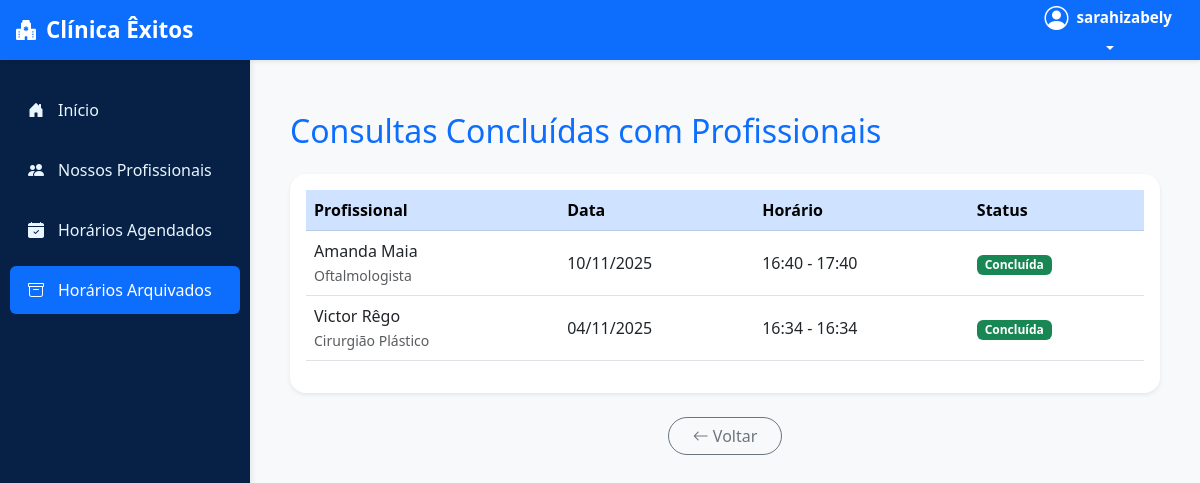
Page /usuarios/horarios/arquivados/ (signed in) on the earlier database version.
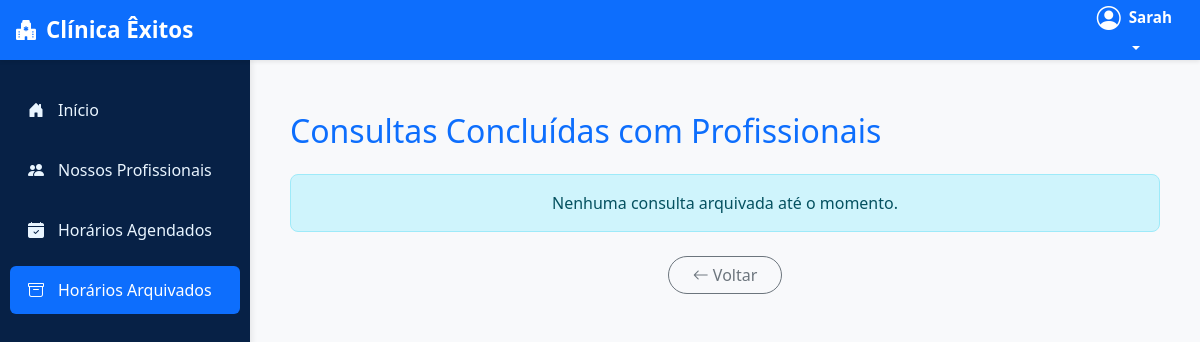
Same page on the later database version.
### usuarios/models.py (models this page shows, shortened)
class UsuarioAdaptado(AbstractUser):
    cpf = models.CharField(max_length=11, unique=True, verbose_name="CPF")
    nome_cidade = models.CharField(max_length=100, blank=True, null=True)
    endereco = models.CharField(max_length=255, blank=True, null=True)
    nome_bairro = models.CharField(max_length=100, blank=True, null=True)
    data_nascimento = models.DateField(blank=True, null=True)
    foto_perfil = models.ImageField(upload_to='perfil/', null=True, blank=True, verbose_name="Foto de Perfil")
    is_professional = models.BooleanField(default=False)
    especializacao = models.CharField(max_length=255, blank=True, null=True, verbose_name="Especialização")
    crm = models.CharField(max_length=50, blank=True, null=True, verbose_name="CRM")
    telefone_contato = models.CharField(max_length=20, blank=True, null=True, verbose_name="Telefone de Contato")
    email_profissional = models.EmailField(blank=True, null=True, verbose_name="E-mail Profissional")
    biografia = models.TextField(blank=True, null=True, verbose_name="Biografia")

class Agendamento(models.Model):
    paciente = models.ForeignKey(
        settings.AUTH_USER_MODEL,
        on_delete=models.CASCADE,
        related_name='agendamentos_paciente'
    )
    profissional = models.ForeignKey(
        settings.AUTH_USER_MODEL,
        on_delete=models.CASCADE,
        related_name='agendamentos_profissional'
    )
    data = models.DateField()
    hora_inicio = models.TimeField()
    hora_fim = models.TimeField()
    criado_em = models.DateTimeField(default=timezone.now)
    concluida = models.BooleanField(default=False, verbose_name="Consulta Concluída")  # 🔵 novo campo
    class Meta:
        verbose_name = "Agendamento"
        verbose_name_plural = "Agendamentos"
        ordering = ['data', 'hora_inicio']

### usuarios/views.py (the view)
# urls.py: path('horarios/arquivados/', views.horarios_arquivados, name='horarios_arquivados'),
@login_required
def horarios_arquivados(request):
    if request.user.is_professional:
        consultas_concluidas = Agendamento.objects.filter(
            profissional=request.user, concluida=True
        ).order_by('-data', '-hora_inicio')
    else:
        consultas_concluidas = Agendamento.objects.filter(
            paciente=request.user, concluida=True
        ).order_by('-data', '-hora_inicio')
    return render(request, 'horarios_paciente/horarios_arquivados.html', {
        'consultas': consultas_concluidas
    })

### agenda/templates/horarios_paciente/horarios_arquivados.html (shortened to what this page needs)
{% extends 'base.html' %}
{% block content %}
<div class="container mt-4">
    <h2 class="text-primary mb-4">
        {% if user.is_professional %}
            Consultas Concluídas com Pacientes
        {% else %}
            Consultas Concluídas com Profissionais
        {% endif %}
    </h2>
    {% if consultas %}
        <div class="card shadow-sm rounded-4 p-3 bg-white border-0">
            <table class="table table-hover align-middle">
                <thead class="table-primary">
                    <tr>
                        <th>{% if user.is_professional %}Paciente{% else %}Profissional{% endif %}</th>
                        <th>Data</th>
                        <th>Horário</th>
                        <th>Status</th>
                    </tr>
                </thead>
                <tbody>
                    {% for horario in consultas %}
                        <tr>
                            <td>
                                {% if user.is_professional %}
                                    {{ horario.paciente.get_full_name }}
                                {% else %}
                                    {{ horario.profissional.get_full_name }}
                                    {% if horario.profissional.especializacao %}
                                        <br>
                                        <small class="text-muted">{{ horario.profissional.especializacao }}</small>
                                    {% endif %}
                                {% endif %}
                            </td>
                            <td>{{ horario.data|date:"d/m/Y" }}</td>
                            <td>{{ horario.hora_inicio|time:"H:i" }} - {{ horario.hora_fim|time:"H:i" }}</td>
                            <td>
                                <span class="badge bg-success">Concluída</span>
                            </td>
                        </tr>
                    {% endfor %}
                </tbody>
            </table>
        </div>
    {% else %}
        <div class="alert alert-info text-center">Nenhuma consulta arquivada até o momento.</div>
    {% endif %}
    <div class="mt-4 text-center">
        <a href="{% url 'horarios_agendados' %}" class="btn btn-outline-secondary rounded-pill px-4">
            <i class="bi bi-arrow-left"></i> Voltar
        </a>
    </div>
</div>
{% endblock %}

### templates/base.html (shortened to what this page needs)
{% load static %}
<!DOCTYPE html>
<html lang="pt-br">
<head>
    <link href="https://cdn.jsdelivr.net/npm/bootstrap@5.3.0/dist/css/bootstrap.min.css" rel="stylesheet">
    <link rel="stylesheet" href="https://cdn.jsdelivr.net/npm/bootstrap-icons@1.11.0/font/bootstrap-icons.css">
</head>
<body>
    <nav class="navbar top-navbar fixed-top">
        <div class="container-fluid">
            <a class="navbar-brand" href="{% if user.is_authenticated and user.groups.all.0.name == 'profissionais' %}{% url 'listar_horarios' %}
                {% elif user.is_authenticated and user.groups.all.0.name == 'usuarios_comum' %}{% url 'listar_consultas_usuario' %}
                {% elif user.is_superuser %}/admin/
                {% else %}{% url 'login' %}{% endif %}">
                <i class="bi bi-hospital-fill" style="font-size:1.25rem;"></i> Clínica Êxitos
            </a>
            <div class="user-menu">
                <div class="dropdown">
                    <button class="btn dropdown-toggle user-btn" type="button" data-bs-toggle="dropdown">
                        <div class="d-flex align-items-center gap-2">
                            {% if user.is_authenticated %}
                                {% if user.foto_perfil %}
                                    <img src="{{ user.foto_perfil.url }}" alt="{{ user.username }}" class="user-avatar">
                                {% else %}
                                    <i class="bi bi-person-circle fs-4" style="color:white"></i>
                                {% endif %}
                            {% else %}
                                <i class="bi bi-person-circle fs-4" style="color:white"></i>
                            {% endif %}
                            <div class="user-info text-start">
                                {% if user.is_authenticated %}
                                    <div class="user-name">{{ user.get_full_name|default:user.username }}</div>
                                {% else %}
                                    <div class="user-name">Visitante</div>
                                {% endif %}
                            </div>
                        </div>
                    </button>
                </div>
            </div>
        </div>
    </nav>
    <div class="sidebar">
        <nav class="nav flex-column">
            <a class="nav-link {% if request.resolver_match.url_name == 'listar_horarios' or request.resolver_match.url_name == 'listar_consultas_usuario' %}active{% endif %}"
               href="{% if user.is_authenticated and user.groups.all.0.name == 'profissionais' %}{% url 'listar_horarios' %}
                      {% elif user.is_authenticated and user.groups.all.0.name == 'usuarios_comum' %}{% url 'listar_consultas_usuario' %}
                      {% elif user.is_superuser %}/admin/
                      {% else %}{% url 'login' %}{% endif %}">
                <i class="bi bi-house-door-fill"></i> Início
            </a>
            <a class="nav-link {% if request.resolver_match.url_name == 'listar_profissionais' %}active{% endif %}" href="{% url 'listar_profissionais' %}">
                <i class="bi bi-people-fill"></i> Nossos Profissionais
            </a>
            <a class="nav-link {% if request.resolver_match.url_name == 'horarios_agendados' %}active{% endif %}" href="{% url 'horarios_agendados' %}">
                <i class="bi bi-calendar-check-fill"></i> Horários Agendados
            </a>
            <a class="nav-link {% if request.resolver_match.url_name == 'horarios_arquivados' %}active{% endif %}" href="{% url 'horarios_arquivados' %}">
                <i class="bi bi-archive"></i> Horários Arquivados
            </a>
        </nav>
    </div>
    <main class="main-content">
        {% block content %}{% endblock %}
    </main>
</body>
</html>

Differences in the rows shown:
removed Agendamento: profissional.get_full_name "Amanda Maia", profissional.especializacao "Oftalmologista", data "10/11/2025", hora_inicio "16:40", hora_fim "17:40"
removed Agendamento: profissional.get_full_name "Victor Rêgo", profissional.especializacao "Cirurgião Plástico", data "04/11/2025", hora_inicio "16:34", hora_fim "16:34"
changed UsuarioAdaptado: get_full_name "sarahizabely" → "Sarah"
Other differences:
text no longer shown: "Profissional Data Horário Status"
text now shown: "Nenhuma consulta arquivada até o momento."
